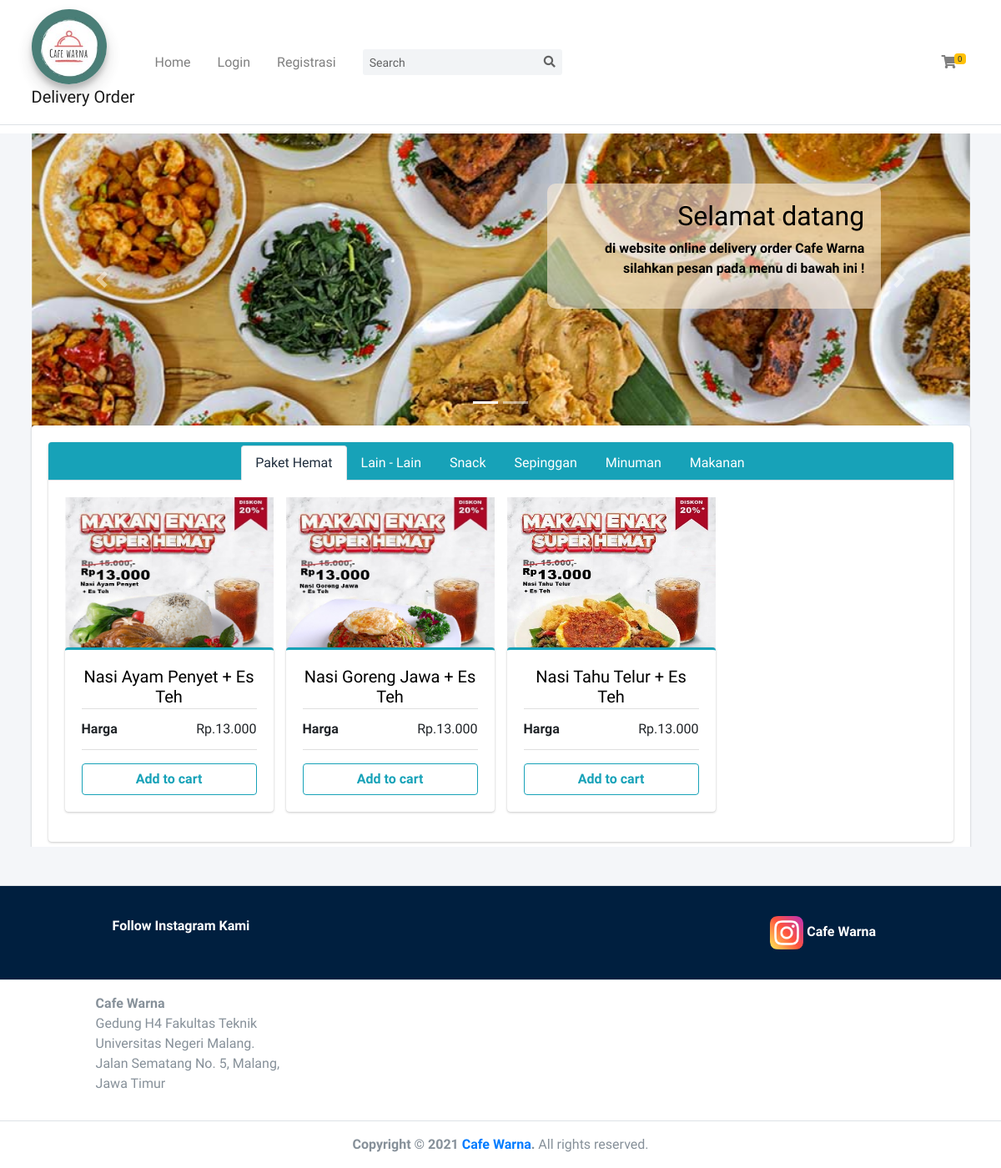
The page / on the database its author committed.
### tables this page shows
CREATE TABLE `info` (
  `id_info` int(11) NOT NULL,
  `nama_web` varchar(100) NOT NULL,
  `tentang` text NOT NULL,
  `slogan` varchar(100) NOT NULL,
  `alamat` text NOT NULL,
  `email` varchar(100) NOT NULL,
  `wa` varchar(18) NOT NULL,
  `logo_web` text NOT NULL
);

CREATE TABLE `slider` (
  `id_slider` int(11) NOT NULL,
  `judul` varchar(100) NOT NULL,
  `deskripsi` text NOT NULL,
  `images` varchar(100) NOT NULL
);

CREATE TABLE `kategori` (
  `id_kategori` int(20) NOT NULL,
  `nama_kategori` varchar(200) NOT NULL
);

CREATE TABLE `listmenu` (
  `id_menu` int(20) NOT NULL,
  `nama_menu` varchar(200) NOT NULL,
  `harga` varchar(200) NOT NULL,
  `id_kategori` int(20) NOT NULL,
  `deskripsi_menu` text NOT NULL,
  `foto_menu` varchar(200) NOT NULL,
  `status` enum('ready','habis') NOT NULL
);

### application/libraries/Template.php (called while the page is built)
<?php if ( ! defined('BASEPATH')) exit('No direct script access allowed');
class Template {
		var $template_data = array();
		function set($name, $value)
		{
			$this->template_data[$name] = $value;
		}
		function load($template = '', $view = '' , $view_data = array(), $return = FALSE)
		{
			$this->CI =& get_instance();
			$this->set('contents', $this->CI->load->view($view, $view_data, TRUE));
			return $this->CI->load->view($template, $this->template_data, $return);
		}
}

### application/controllers/Web.php (called while the page is built, shortened)
<?php
class Web extends CI_Controller
{
    public function index()
    {
        $kategori       = $this->Web_model->get_all_kategori();
        $menu           = $this->Web_model->get_all_menu();
        $order          = $this->Web_model->get_all_order();
        $order_detail   = $this->Web_model->get_all_order_detail();
        $slider   = $this->Web_model->get_all("slider");
        $b  = array('kategori' => $kategori, 'menu' => $menu, 'order' => $order, 'order_detail' => $order_detail, 'slider' => $slider);
        $this->template->load('front','frontend/home', $b);
    }
}

### index.php (called while the page is built, shortened)
<?php
require_once BASEPATH.'core/CodeIgniter.php';

### application/models/Web_model.php (called while the page is built, shortened)
<?php
class Web_model extends CI_Model
{
    function get_all_kategori()
    {
        $this->db->order_by("id_kategori", "DESC");
        return $this->db->get("kategori")->result();
    }
    function get_all_menu()
    {
        return $this->db->get("listmenu")->result();
    }
    function get_all_order()
    {
        $this->db->limit(10, 0);
        return $this->db->get("order")->result();
    }
    function get_all($table)
    {
        return $this->db->get($table)->result();
    }
}

### application/helpers/rupiah_helper.php (called while the page is built, shortened)
<?php
if (!function_exists('rupiah')) {
	function rupiah($angka){
		$hasil_rupiah = number_format($angka,0,',','.');
		return $hasil_rupiah;
	}
}

### application/views/frontend/home.php (the view, shortened to what this page needs)
 <div class="content-wrapper" style="margin-top: 160px;">
    <div class="content">
      <div class="container">
        <div class="row">
          <div class="col-lg-12">
            <div id="demo" class="carousel slide" data-ride="carousel" style="height: 350px;">
              <ul class="carousel-indicators">
                <?php $i=0;foreach ($slider as $key => $value) {?>
                <li data-target="#demo" data-slide-to="<?= $i?>" class="<?php echo ($i==0) ? 'active' : '' ; ?>"></li>
                <?php $i++;}?>
              </ul>
              <div class="carousel-inner">
                <?php $i=0;foreach ($slider as $key => $value) {?>
                <div class="carousel-item <?php echo ($i==0) ? 'active' : '' ; ?>">
                  <div class="carousel-caption">
                    <h2><?= $value->judul?></h2>
                    <p><b><?= $value->deskripsi?></b></p>
                  </div>
                </div>
                <?php $i++;}?>
              </div>
              <a class="carousel-control-prev" href="#demo" data-slide="prev">
                <span class="carousel-control-prev-icon"></span>
              </a>
              <a class="carousel-control-next" href="#demo" data-slide="next">
                <span class="carousel-control-next-icon"></span>
              </a>
            </div>
            <div class="card">
              <div class="card-body">
                <div class="row">
                  <div class="col-12 col-sm-6 col-lg-12">
                    <div class="card card-info card-tabs">
                      <div class="card-header p-0 pt-1">
                        <ul class="nav nav-tabs justify-content-center" id="custom-tabs-one-tab" role="tablist">
                          <?php $i=1; foreach ($kategori as $key => $value) {?>
                          <li class="nav-item">
                            <a class="nav-link <?php echo ($i==1) ? 'active' : '' ; ?>" id="custom-tabs-one-<?php echo$i;?>-tab" data-toggle="pill" href="#custom-tabs-one-<?php echo$i;?>" role="tab" aria-controls="custom-tabs-one-<?php echo$i;?>" aria-selected="false"><?php echo$value->nama_kategori;?></a>
                          </li>
                          <?php $i++;}?>
                        </ul>
                      </div>
                      <div class="card-body">
                        <div class="tab-content" id="custom-tabs-one-tabContent">
                          <?php $i=1; foreach ($kategori as $key => $val) {?>
                          <div class="tab-pane fade <?php echo ($i==1) ? 'show active' : '' ; ?>" id="custom-tabs-one-<?php echo($i);?>" role="tabpanel" aria-labelledby="custom-tabs-one-<?php echo($i);?>-tab">
                              <div class="row">
                                <?php $a=0;foreach ($menu as $key => $value) { if ($value->id_kategori==$val->id_kategori) {?>
                                  <div class="col-md-3">
                                    <div class="position-relative " style="height: 180px">
                                      <img src="<?php echo(base_url()) ?>gambar/<?php echo $value->foto_menu; ?>" style="width: 100%;height: 130%;" alt="Photo 1" class="img-fluid">
                                    </div>
                                    <div class="card card-info card-outline">
                                      <div class="card-body box-profile">
                                        <div class="text-center" style="height: 50px">
                                          <a href="#"><h5 style="color: black"><?php echo ($value->nama_menu)?></h5></a>
                                        </div>
                                        <ul class="list-group list-group-unbordered mb-3">
                                          <li class="list-group-item">
                                            <b>Harga</b> <a class="float-right">Rp.<?php echo rupiah($value->harga)?></a>
                                          </li>
                                        </ul>
                                        <a href="#" onclick="ds('<?= $value->id_menu?>')" id="ok" data-toggle="modal" data-target="#myModal" class="btn btn-outline-info btn-block"><b>Add to cart</b></a>
                                      </div>
                                    </div>
                                  </div>
                                <?php $a++;} }?>
                                <?php if ($a<5) {for ($a=$a; $a < 4; $a++) { ?>
                                  <div class="col-md-3 text-center">
                                    <div class="menu-wrap">
                                      <div style="width: 327px;height:300px;"></div>
                                    </div>
                                  </div>
                                <?php }}?>
                              </div>
                          </div>
                          <?php $i++;}?>
                        </div>
                      </div>
                    </div>
                  </div>
                </div>
              </div>
            </div>
          </div>
        </div>
      </div>
    </div>
</div>

### application/views/front.php (shortened to what this page needs)
<!DOCTYPE html>
<?php
  $infoweb=$this->db->get_where('info', array('id_info' => '1'))->row();
?>
<html lang="en">
<head>
  <link rel="stylesheet" href="<?php  echo (base_url());?>assets/backend/plugins/fontawesome-free/css/all.min.css">
  <link rel="stylesheet" href="<?php  echo (base_url());?>assets/backend/dist/css/adminlte.min.css">
  <link rel="stylesheet" href="<?php  echo (base_url());?>assets/backend/plugins/tempusdominus-bootstrap-4/css/tempusdominus-bootstrap-4.min.css">
  <link rel="stylesheet" href="<?php  echo (base_url());?>assets/backend/plugins/toastr/toastr.min.css">
</head>
<body class="hold-transition layout-top-nav layout-navbar-fixed">
<div class="wrapper">
  <nav class="main-header navbar navbar-expand-md navbar-light navbar-white" style="height: 150px;">
    <div class="container">
      <a href="<?php echo site_url('web') ?>" class="navbar-brand">
        <img src="<?php echo base_url(); ?>assets/img/<?= $infoweb->logo_web?>" alt="AdminLTE Logo" class="brand-image img-circle elevation-3"
             style="opacity: .8;height: 90px;"><br>
        <span class="brand-text font-weight-light">Delivery Order</span>
      </a>
      <div class="collapse navbar-collapse order-3" id="navbarCollapse">
        <ul class="navbar-nav">
          <li class="nav-item">
            <a href="<?php echo site_url('web') ?>" class="nav-link">Home</a>
          </li>
          <?php if(!$this->session->userdata("user_id")){?>
          <li class="nav-item">
            <a href="<?php echo site_url('login') ?>" class="nav-link">Login</a>
          </li>
          <li class="nav-item">
            <a href="<?php echo site_url('login/regis') ?>" class="nav-link">Registrasi</a>
          </li>
          <?php }?>
        </ul>
        <form class="form-inline ml-0 ml-md-3" action="<?= base_url(); ?>web/search" method="post">
          <div class="input-group input-group-sm">
            <input class="form-control form-control-navbar" type="search" name="keyword" placeholder="Search" aria-label="Search">
            <div class="input-group-append">
              <button class="btn btn-navbar" type="submit">
                <i class="fas fa-search"></i>
              </button>
            </div>
          </div>
        </form>
      </div>
      <ul class="order-1 order-md-3 navbar-nav navbar-no-expand ml-auto">
        <li class="nav-item dropdown">
          <a class="nav-link" data-widget="control-sidebar" data-slide="true" href="#">
            <i class="fas fa-shopping-cart"></i>
            <span id="count" style="<?php $count=count($this->cart->contents()); if ($count<0) {?>display: none !important;<?php }?>" class="badge badge-warning navbar-badge"><?php echo($count>0) ? $count : 0 ;?></span>
          </a>
        </li>
      </ul>
    </div>
  </nav>
 <?php
      echo $contents;
  ?>
  <footer class="main-footer bg-navy">
    <div class="row">
      <div class="col-sm-4 col-md-1 "></div>
      <div class="col-sm-4 col-md-8 ">
        <div class="card-body">
          <strong>Follow Instagram Kami </strong>
        </div>
      </div>
      <div class="col-sm-4 col-md-3 ">
        <div class="card-body">
          <a href="https://www.instagram.com/cafewarna2020/">
            <img style="height: 40px;" src="<?php  echo (base_url());?>assets/img/instagram.png">
            <strong style="color: white;"><?= $infoweb->nama_web?></strong>
          </a>
        </div>
      </div>
    </div>
  </footer>
  <footer class="main-footer ">
    <div class="row invoice-info">
      <div class="col-sm-1 invoice-col">
      </div>
      <div class="col-sm-4 invoice-col">
        <address>
          <strong><?= $infoweb->nama_web?></strong><br>
          Gedung H4 Fakultas Teknik <br>
          Universitas Negeri Malang. <br>
          Jalan Sematang No. 5, Malang, <br>
          Jawa Timur
        </address>
      </div>
    </div>
  </footer>
  <footer class="main-footer text-center">
    <strong>Copyright &copy; <?= date("Y")?> <a href="<?php echo site_url('dashboard') ?>"><?= $infoweb->nama_web?></a>.</strong> All rights reserved.
  </footer>
</div>
</body>
</html>

### application/views/frontend/home.php (style rules this page uses)
.carousel-caption { background: #faebd796; position: absolute; height: 150px; width: 400px; left: 55%; top: 8%; z-index: 10; padding: 20px; border-radius:10px; color: black; text-align: right; }

### rows shown on the page
info: logo_web (picture), nama_web "Cafe Warna"
slider: judul "Selamat datang", deskripsi "di website online delivery order Cafe Warna silahkan pesan pada menu di bawah ini !"
kategori: nama_kategori "Paket Hemat"
kategori: nama_kategori "Lain - Lain"
kategori: nama_kategori "Snack"
kategori: nama_kategori "Sepinggan"
kategori: nama_kategori "Minuman"
kategori: nama_kategori "Makanan"
listmenu: foto_menu (picture), nama_menu "Nasi Ayam Penyet + Es Teh", harga "13.000"
listmenu: foto_menu (picture), nama_menu "Nasi Goreng Jawa + Es Teh", harga "13.000"
listmenu: foto_menu (picture), nama_menu "Nasi Tahu Telur + Es Teh", harga "13.000"
